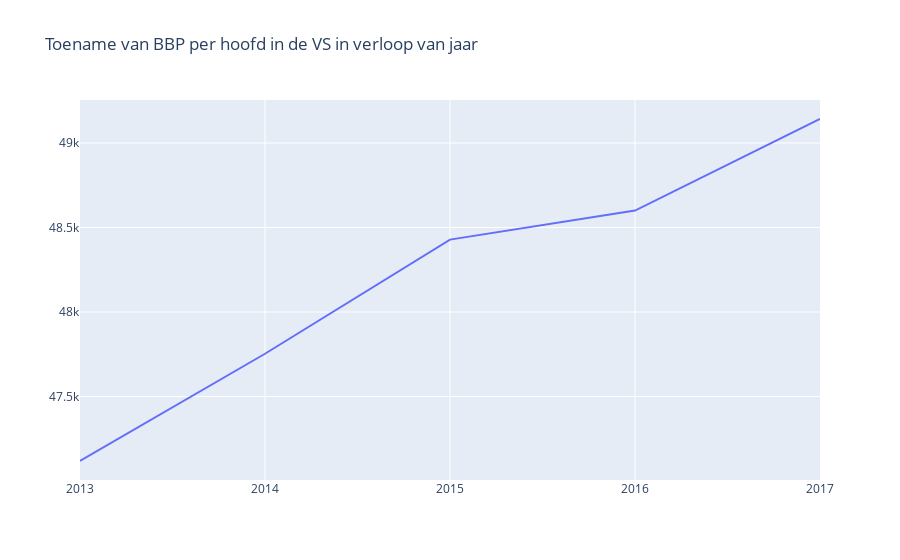

The cell this chart's notebook holds for it:
### Markdown cell above
Het bruto binnenlands product (BBP) wordt gebruikt als een standaard meetinstrument voor de toegevoegde waarde van alle in een land geproduceerde goederen en diensten tijdens een bepaalde periode, waar meestal een jaar voor wordt aangenomen. Het BBP dient als een maatstaaf voor economische activiteit (Gross domestic product (GDP), 2017). Het BBP per hoofd is het landelijk BBP gedeeld door het aantal inwoners van een land (Bruto binnenlands product - Wat is dat? | SumUp Facturen, z.d.). Net zoals het aantal schietincidenten, neemt ook het BBP per hoofd van de bevolking in de VS toe (zie Figuur 2). De lijngrafiek laat zien dat in de jaren van 2013 tot en met 2017 het BBP per hoofd is toegenomen.

### Code cell
gdp13 = gdp['2013']
gdp14 = gdp['2014']
gdp15 = gdp['2015']
gdp16 = gdp['2016']
gdp17 = gdp['2017']

x = [2013, 2014, 2015, 2016, 2017]
y = [sum(gdp13)/len(gdp), sum(gdp14)/len(gdp), sum(gdp15)/len(gdp), sum(gdp16)/len(gdp), sum(gdp17)/len(gdp)]

fig = go.Figure(data=go.Scatter(x=x, y=y, mode='lines'))
fig.update_xaxes(
    ticktext=x,
    tickvals=[x[i] for i in range(len(x))],
    tickmode='array',
)

# fig.update_layout(xaxis_title='Jaar<br><br>Figuur 2. Toename van BBP per hoofd in de VS in verloop van jaar<br><br><sup>De y-as geeft het BBP per hoofd van de bevolking in de VS weer in dollars, weergegeven in de tienduizenden, <br>met intervallen van 500 dollar tussen de bedragen waar de jaartallen toe behoren. De x-as geeft de periode 2013-2017 in jaren weer.<br>In de periode van 2013-2017 is het BBP per hoofd in de VS toegenomen.</br></sup>', 
#                   yaxis_title='BBP per hoofd'
# )

fig.update_layout(title = 'Toename van BBP per hoofd in de VS in verloop van jaar')

fig.show()

### Figure 1 — Plotly figure (JSON) as saved in the notebook; plotly's stock layout.template omitted (floating-point values rounded to 4 significant figures)
{"data": [{"mode": "lines", "type": "scatter", "x": [2013, 2014, 2015, 2016, 2017], "y": [47120.0, 47750.0, 48430.0, 48600.0, 49140.0]}], "layout": {"title": {"text": "Toename van BBP per hoofd in de VS in verloop van jaar"}, "xaxis": {"tickmode": "array", "ticktext": [2013, 2014, 2015, 2016, 2017], "tickvals": [2013, 2014, 2015, 2016, 2017]}}}
